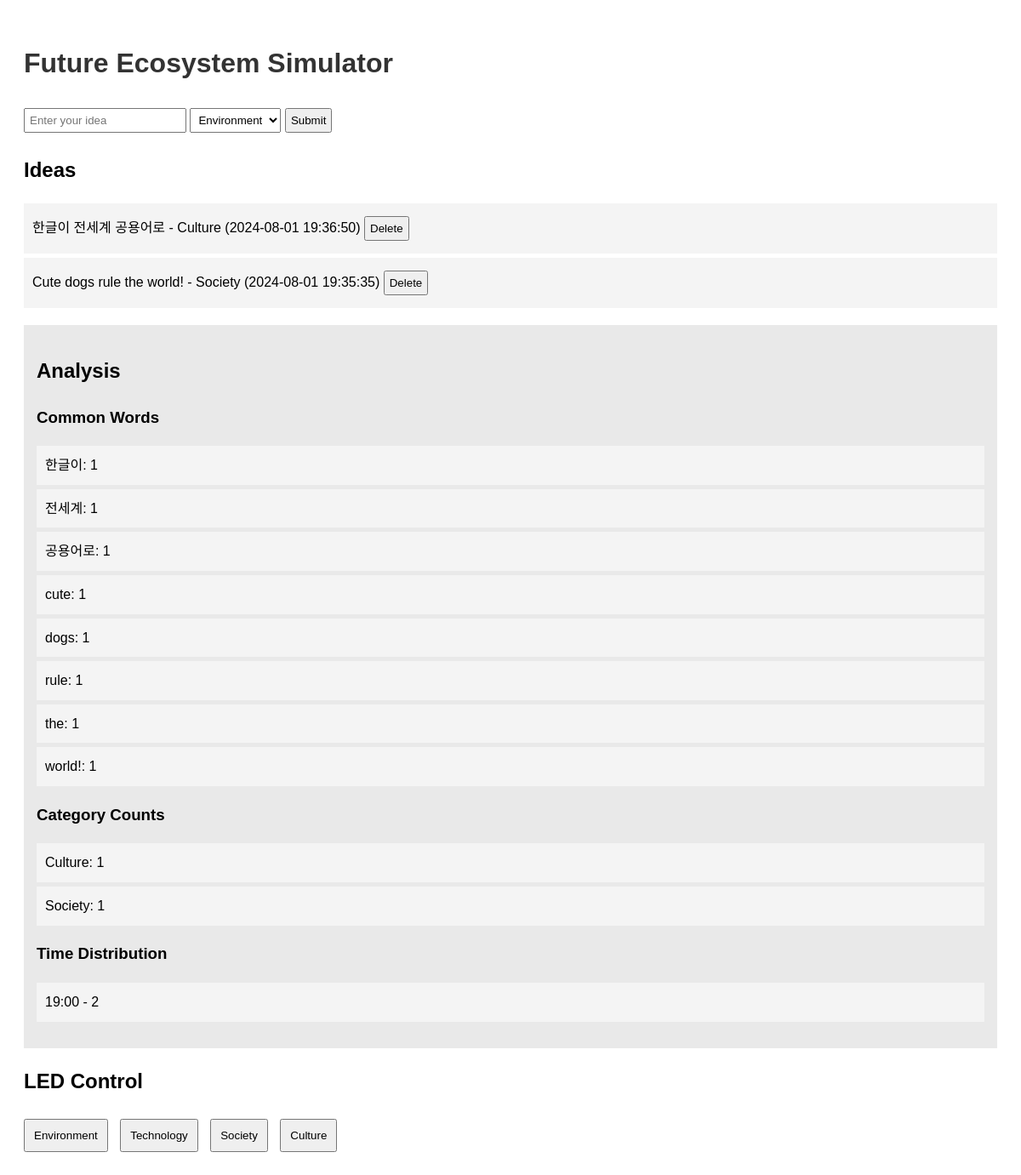
The page / on the database its author committed.
### tables this page shows
CREATE TABLE ideas
                 (id INTEGER PRIMARY KEY AUTOINCREMENT,
                 idea TEXT NOT NULL,
                 category TEXT NOT NULL,
                 timestamp DATETIME DEFAULT CURRENT_TIMESTAMP);

### app.py (the view, shortened to what this page needs)
@app.route('/', methods=['GET', 'POST'])
def index():
    ideas = get_all_ideas()
    local_tz = pytz.timezone('Asia/Seoul')
    ideas = [(idea[0], idea[1], idea[2],
              datetime.strptime(idea[3], '%Y-%m-%d %H:%M:%S').replace(tzinfo=pytz.UTC).astimezone(local_tz).strftime('%Y-%m-%d %H:%M:%S'))
             for idea in ideas]
    analysis_results = analyze_ideas(ideas)
    return render_template('index.html', ideas=ideas, analysis_results=analysis_results)

### app.py (called while the page is built)
def get_all_ideas():
    conn = sqlite3.connect('ideas.db', detect_types=sqlite3.PARSE_DECLTYPES)
    conn.text_factory = str
    c = conn.cursor()
    c.execute("SELECT * FROM ideas ORDER BY timestamp DESC")
    ideas = c.fetchall()
    conn.close()
    return ideas

def analyze_ideas(ideas):
    all_text = ' '.join([idea[1] for idea in ideas])
    words = all_text.lower().split()
    common_words = Counter(words).most_common(10)
    category_counts = Counter([idea[2] for idea in ideas])
    time_distribution = Counter([idea[3].split()[1].split(':')[0] for idea in ideas])
    return {
        'common_words': common_words,
        'category_counts': dict(category_counts),
        'time_distribution': dict(time_distribution)
    }

### templates/index.html (shortened to what this page needs)
<!DOCTYPE html>
<html lang="en">
<head>
</head>
<body>
    <h1>Future Ecosystem Simulator</h1>
    <form method="POST">
        <input type="text" name="idea" placeholder="Enter your idea" required>
        <select name="category" required>
            <option value="Environment">Environment</option>
        </select>
        <button type="submit">Submit</button>
    </form>
    <h2>Ideas</h2>
    <ul>
    {% for idea in ideas %}
        <li>
            {{ idea[1] }} - {{ idea[2] }} ({{ idea[3] }})
            <form method="POST" action="{{ url_for('delete_idea', id=idea[0]) }}" style="display:inline;">
                <button type="submit">Delete</button>
            </form>
        </li>
    {% endfor %}
    </ul>
    <div id="analysis">
        <h2>Analysis</h2>
        <h3>Common Words</h3>
        <ul>
        {% for word, count in analysis_results['common_words'] %}
            <li>{{ word }}: {{ count }}</li>
        {% endfor %}
        </ul>
        <h3>Category Counts</h3>
        <ul>
        {% for category, count in analysis_results['category_counts'].items() %}
            <li>{{ category }}: {{ count }}</li>
        {% endfor %}
        </ul>
        <h3>Time Distribution</h3>
        <ul>
        {% for hour, count in analysis_results['time_distribution'].items() %}
            <li>{{ hour }}:00 - {{ count }}</li>
        {% endfor %}
        </ul>
    </div>
    <div id="led-control">
        <h2>LED Control</h2>
        <button onclick="changeLED('Environment')">Environment</button>
        <button onclick="changeLED('Technology')">Technology</button>
        <button onclick="changeLED('Society')">Society</button>
        <button onclick="changeLED('Culture')">Culture</button>
    </div>
</body>
</html>

### templates/index.html (style rules this page uses)
body { font-family: Arial, sans-serif; line-height: 1.6; padding: 20px; }
h1 { color: #333; }
form { margin-bottom: 20px; }
input[type="text"], select, button { margin: 5px 0; padding: 5px; }
ul { list-style-type: none; padding: 0; }
li { background: #f4f4f4; margin: 5px 0; padding: 10px; }
#analysis { background: #e9e9e9; padding: 15px; margin-top: 20px; }
#led-control { margin-top: 20px; }
#led-control button { margin-right: 10px; padding: 10px; cursor: pointer; }

### rows shown on the page
ideas: idea "한글이 전세계 공용어로", category "Culture", timestamp "2024-08-01 19:36:50", count "1"
ideas: idea "Cute dogs rule the world!", category "Society", timestamp "2024-08-01 19:35:35", id "1"

### other values the page prints
{{ word }} "한글이" "전세계" "공용어로" "cute" "dogs" "rule" "the" "world!"
{{ count }} "1" "1" "1" "1" "1" "1" "1" "1"
{{ hour }} "19"
{{ count }} "2"
